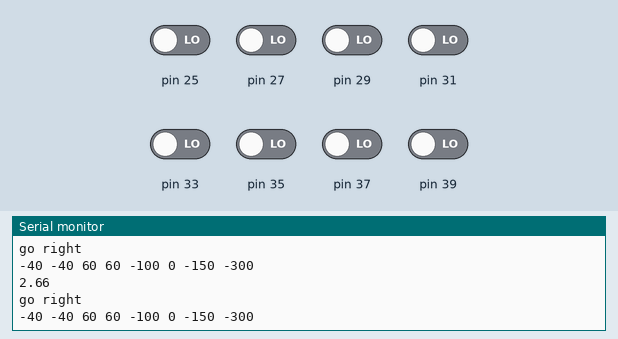
Recording of a sketch running on a simulated Arduino Mega 2560, built with avr-gcc and run on an emulated ATmega2560. Parts: the last lines printed to the serial monitor. The inputs (shaded band) are chosen by the test bench; at power-on: pin 25, pin 27, pin 29, pin 31, pin 33, pin 35, pin 37, pin 39 LOW.

Above: at 1.3 s.
1.4 s: pin 31 driven HIGH
At 1.73 s:
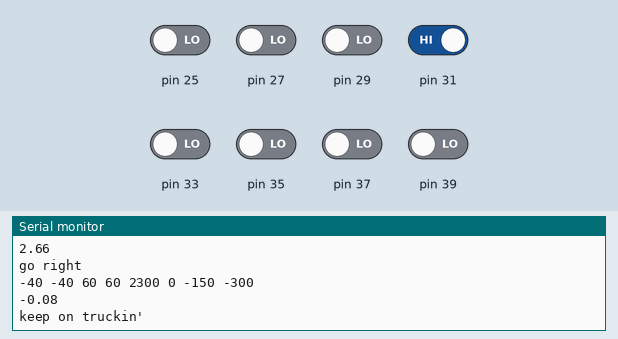
3.3 s: pin 33 driven HIGH
At 3.52 s:
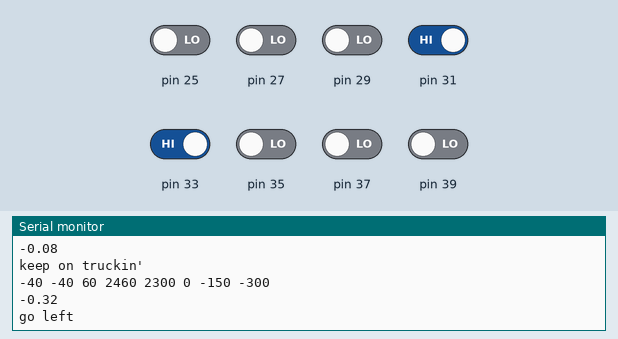
5.1 s: pin 25 driven HIGH
At 5.56 s:
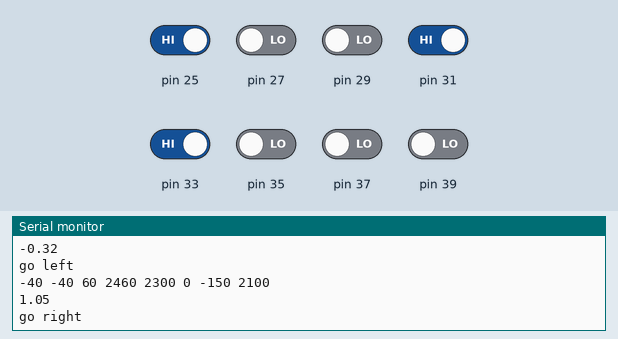
6.6 s: pin 27 driven HIGH
8.1 s: pin 29 driven HIGH
9.6 s: pin 35 driven HIGH
Timing chart, 0 to 12.1 s (numbered marks = the images above; inputs shaded):
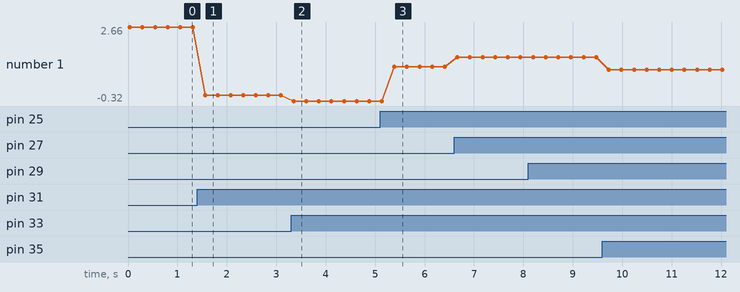

Measured:
- after the input at 1.4 s, the serial monitor: prints a new line after 0.13 s (image 1)
- after the input at 3.3 s, the serial monitor: prints a new line at once (image 2)
- after the input at 5.1 s, the serial monitor: prints a new line after 0.25 s (image 3)
- plotted number 1: 2.66 → -0.08 after the input at 1.4 s, -0.08 → -0.32 after the input at 3.3 s, -0.32 → 1.05 after the input at 5.1 s, 1.05 → 1.44 after the input at 6.6 s, 1.44 → 1.45 after the input at 8.1 s

The sketch:

RobotReflectance.ino
```cpp
#define MEGA
#include <QTRSensors.h>
#define NUM_SENSORS 8 //number sensors used
#define TIMEOUT     2500 //waits 2.5 sec before setting output to low

#define EMITTER_PIN 41 //emitter controlled by pin 2

//sensors 0 thru 7 connected to digital pins 3 thru 10
QTRSensorsRC qtrrc((unsigned char[]) {39, 37, 35, 33, 31, 29, 27, 25}, NUM_SENSORS, TIMEOUT, EMITTER_PIN);
unsigned int sensorValues[NUM_SENSORS];

int sensorLowVals[NUM_SENSORS] = {340, 340, 240, 240, 400, 300, 450, 600};

int sensorBias[8];
int sensorNums[NUM_SENSORS] = {1,2,3,4,5,6,7,8};


void setup() {
  // put your setup code here, to run once:
  Serial.begin(9600);
}

void loop() {
  // put your main code here, to run repeatedly:
  //read raw sensor vals
  qtrrc.read(sensorValues);
  //print sensor values from 0 to 25000, 0 means max reflectance (white)
  //2500 means minimum reflectance (black)
  for(unsigned char i = 0; i<NUM_SENSORS; i++){
    //Serial.print(sensorValues[i]);
    //Serial.print(" ");
    sensorBias[i]=sensorValues[i]-sensorLowVals[i]+200;

    Serial.print(sensorBias[i]);
    Serial.print(" ");
  }
  Serial.println();
  double lineLoc = 0;
  int sumVals = 0;
  double sumMult = 0;
  for(unsigned char i = 0; i<NUM_SENSORS; i++){
    sumVals+=sensorBias[i];
    sumMult+=sensorBias[i]*sensorNums[i];
  }
  lineLoc = float(sumMult)/float(sumVals)-4.5;
  Serial.println(lineLoc);
  if(lineLoc < -.25){
    Serial.println("go left");
  }
  else if(lineLoc > .25){
    Serial.println("go right");
  }
  else
  {
    Serial.println("keep on truckin'");
  }

  delay(250);
}
```
